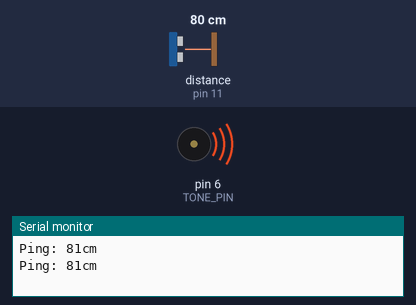
The sketch below on a simulated Arduino Uno, built with avr-gcc and run on an emulated ATmega328P. Shown: buzzer (waves = sounding), the last lines printed to the serial monitor. The test bench sets the inputs (shaded band); at power-on: distance to the obstacle (sensor on pin 11) 80 cm. The echo pulse lasts 58.3 µs per cm.

Above: at 3.3 s.
3.4 s: distance to the obstacle (sensor on pin 11) set to 156 cm
6.9 s: distance to the obstacle (sensor on pin 11) set to 164 cm
At 7.8 s:
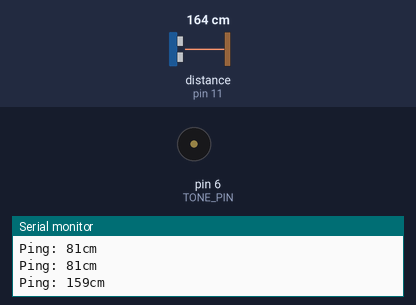
10.2 s: distance to the obstacle (sensor on pin 11) set to 2 cm
At 10.46 s:
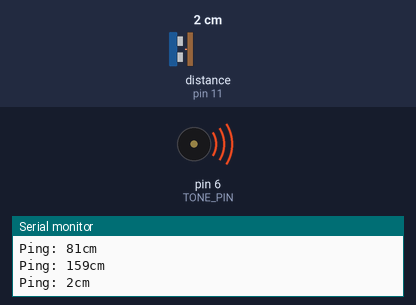
Timing chart, 0 to 19.7 s (numbered marks = the images above; inputs shaded):
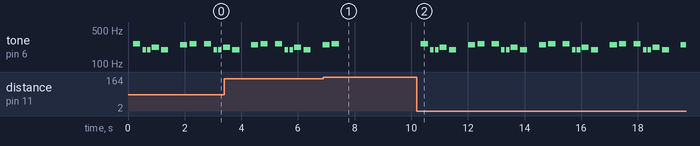

Measured:
- the behaviour switches between 160 and 161 cm on distance to the obstacle (sensor on pin 11) (found by bisection; images 0 and 1)
- after the input at 6.9 s, tone on pin 6 (TONE_PIN): goes on until 7.5 s, then stays silent
- after the input at 10.2 s, tone on pin 6 (TONE_PIN): silent → 262 Hz after 0.14 s, then repeats every 2.5 s: silent 0.08 s, 2 × (196 Hz 0.13 s, silent 0.04 s), 220 Hz 0.25 s, silent 0.08 s, 196 Hz 0.25 s, silent 0.42 s, 247 Hz 0.25 s, silent 0.08 s, 262 Hz 0.25 s, silent 0.26 s, 262 Hz 0.25 s
- by itself, tone on pin 6 (TONE_PIN): plays 196 Hz for 0.25 s, 247 Hz for 0.25 s, 262 Hz for 0.25 s, 262 Hz for 0.25 s, 196 Hz for 0.13 s, 196 Hz for 0.13 s … (9 notes in this stretch)

The sketch:

TCC-Arduino.ino
```cpp
#include <SoftwareSerial.h>
#include <NewPing.h>
#include <NewTone.h>

// Pins
#define TONE_PIN 6
#define BT_TX_PIN 13
#define BT_RX_PIN 9
#define TRIGGER_PIN  12  // Arduino pin tied to trigger pin on the ultrasonic sensor.
#define ECHO_PIN     11  // Arduino pin tied to echo pin on the ultrasonic sensor.
#define MAX_DISTANCE 160 // Maximum distance we want to ping for (in centimeters). Maximum sensor distance is rated at 400-500cm.


// Bluetooth
byte  input = 0; // Value passed in by the bluetooth
int output = 0;

// Melody (liberated from the toneMelody Arduino example sketch by Tom Igoe).
int melody[] = { 262, 196, 196, 220, 196, 0, 247, 262 };
int noteDurations[] = { 4, 8, 8, 4, 4, 4, 4, 4 };

SoftwareSerial bluetoothModule =  SoftwareSerial(BT_RX_PIN, BT_TX_PIN);
NewPing sonar(TRIGGER_PIN, ECHO_PIN, MAX_DISTANCE); // NewPing setup of pins and maximum distance.

void setup() {
  pinMode(BT_RX_PIN, INPUT);
  pinMode(BT_TX_PIN, OUTPUT);
  Serial.begin(9600);
  bluetoothModule.begin(9600);
}

void loop() {

  delay(50); // Wait 50ms between pings (about 20 pings/sec). 29ms should be the shortest delay between pings.

  //Manter a precisão, aciona o TRIGGER 70 vezes e confirmando o obstaculo, envia o echo.
  int pulsos = sonar.ping_median(5);
  int distancia = sonar.convert_cm(pulsos);

  //Verificar obstaculo
  if(distancia != 0){

    Serial.print("Ping: ");
    Serial.print(sonar.convert_cm(pulsos)); // Send ping, get distance in cm and print result (0 = outside set distance range)
    Serial.println("cm");
    //Senddd
    output = sonar.convert_cm(pulsos);
    enviarResult(output);

  for (int thisNote = 0; thisNote < 8; thisNote++) { // Loop through the notes in the array.
    int noteDuration = 1000/noteDurations[thisNote];
    NewTone(TONE_PIN, melody[thisNote], noteDuration); // Play thisNote for noteDuration.
    delay(noteDuration * 4 / 3); // Wait while the tone plays in the background, plus another 33% delay between notes.
  }

  while(0); // Stop (1) (so it doesn't repeat forever driving you crazy--you're welcome).
    }
}

void enviarResult(float valor) {
  String string = String(valor); // Convert to string and send
  bluetoothModule.print(' ' + string + '#'); // With the character "#" the app understands the sending is finished
}
```
